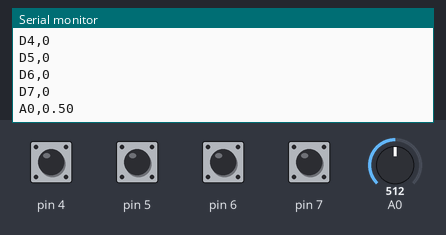
The sketch below on a simulated Arduino Uno, built with avr-gcc and run on an emulated ATmega328P. Shown: the last lines printed to the serial monitor. The inputs (shaded band) are chosen by the test bench; at power-on: pin 4–7 HIGH, A0 = 512.

Above: at 1.2 s.
1.3 s: A0 set to 716
At 2.3 s:
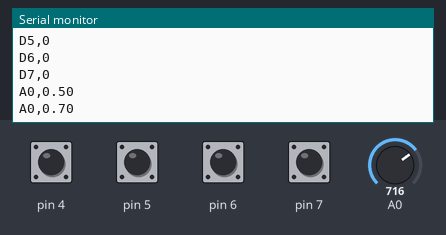
2.8 s: pin 4 pulled LOW for 0.15 s
At 4.1 s:
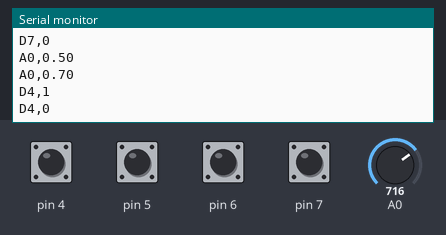
4.4 s: pin 5 pulled LOW for 0.15 s
At 5.7 s:
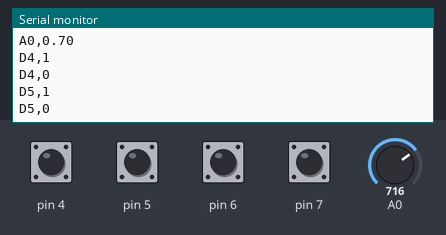
6.0 s: pin 6 pulled LOW for 0.15 s
At 7.3 s:
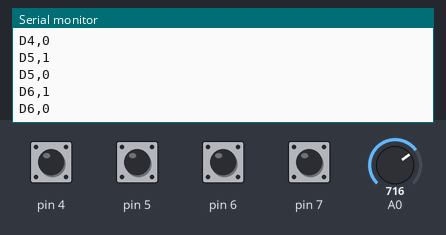
7.6 s: pin 7 pulled LOW for 0.15 s
At 8.9 s:
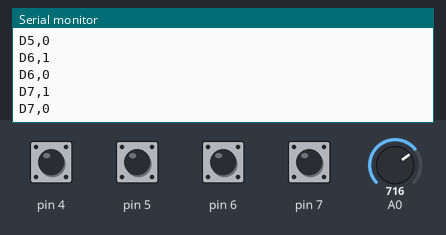
9.2 s: A0 set to 900
At 9.6 s:
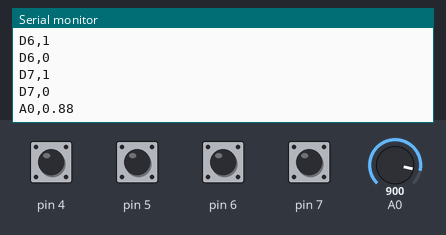
Timing chart, 0 to 11.7 s (numbered marks = the images above; inputs shaded):
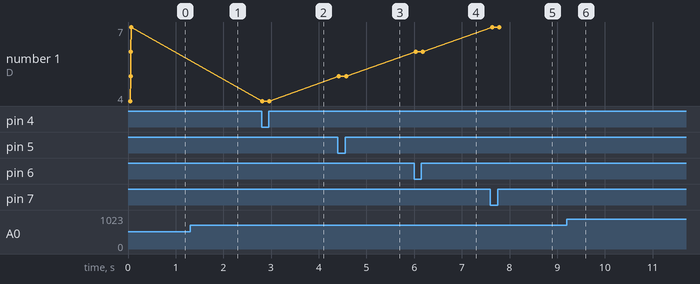

The sketch:

vogelhuis.ino
```cpp
#include "signalenzo.h" //Thanks to Aeralius for helping create this library!

float lastValue;

void setup() {
   //Opening connection
   Serial.begin(9600);

  //Regestering all the buttons
  pinMode(7, INPUT_PULLUP);
  registerSignalCommand(7);
  pinMode(6, INPUT_PULLUP);
  registerSignalCommand(6);
  pinMode(5, INPUT_PULLUP);
  registerSignalCommand(5);
  pinMode(4, INPUT_PULLUP);
  registerSignalCommand(4);
}

void loop() {
  //Don't torture the Arduino :)
  delay(50);
  checkSignals();

  float Input = analogRead(0)/1023.0;
  if(Input > lastValue+.01f || Input < lastValue-.01f){
    lastValue = Input;
    Serial.print("A0,"); Serial.println(lastValue);
  }
}
```

signalenzo.h
```cpp
//With help from Aeralius!

bool signalPins[14] = {};
bool signalPinsUps[14] = {};
bool signalPinsDowns[14] = {};

void registerSignalCommand( int Pin )
{
  signalPins[Pin]=true; //Add the pin to the pin list thing :)

}


void checkSignals()
{
  for(int i=0;i<14;i++)
  {
    if(signalPins[i]==true)
    {
      //DOWN
      if(!digitalRead(i) and !signalPinsUps[i])
      {
        signalPinsUps[i] = true;
        signalPinsDowns[i] = false;
        Serial.print("D");Serial.print(i); Serial.println(",1");
      }
      //UP
      if(digitalRead(i) and !signalPinsDowns[i])
      {
        signalPinsUps[i] = false;
        signalPinsDowns[i] = true;
        Serial.print("D");Serial.print(i); Serial.println(",0");
      }
    }
  }
}
```

Measured:
- after the input at 1.3 s, the serial monitor: prints a new line at once (image 1)
- after the input at 2.8 s, the serial monitor: prints a new line at once (image 2)
- after the input at 4.4 s, the serial monitor: prints a new line at once (image 3)
- after the input at 6.0 s, the serial monitor: prints a new line at once (image 4)
- after the input at 7.6 s, the serial monitor: prints a new line at once (image 5)
- after the input at 9.2 s, the serial monitor: prints a new line at once (image 6)
- plotted number 1: 4 → 5 after the input at 4.4 s, 5 → 6 after the input at 6.0 s, 6 → 7 after the input at 7.6 s
